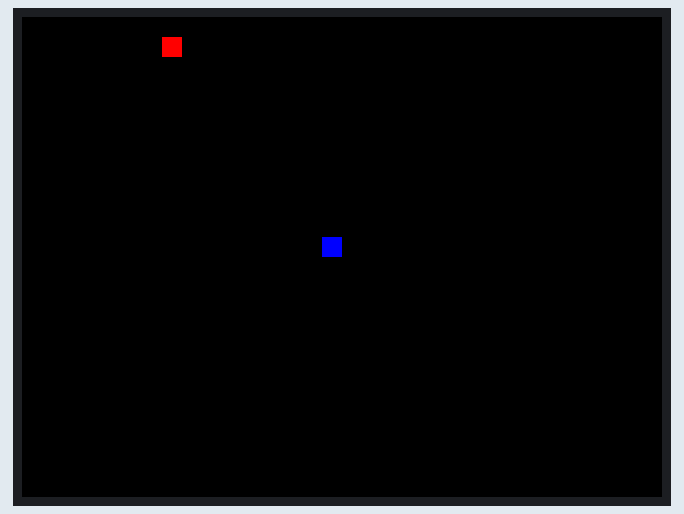
Simulated run of this sketch. Board: Arduino Uno, built with avr-gcc and run on an emulated ATmega328P. Parts: 320×240 colour display. Random numbers use the default seed unless the sketch sets one.

Above: at 0.27 s.
At 5.21 s:
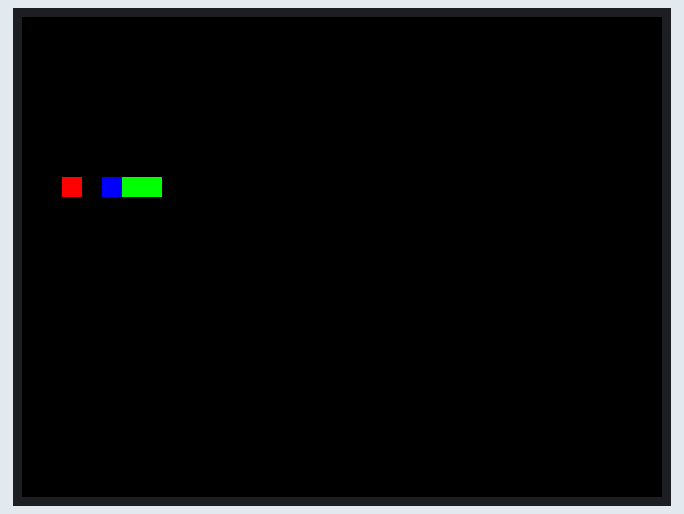
At 10.16 s:
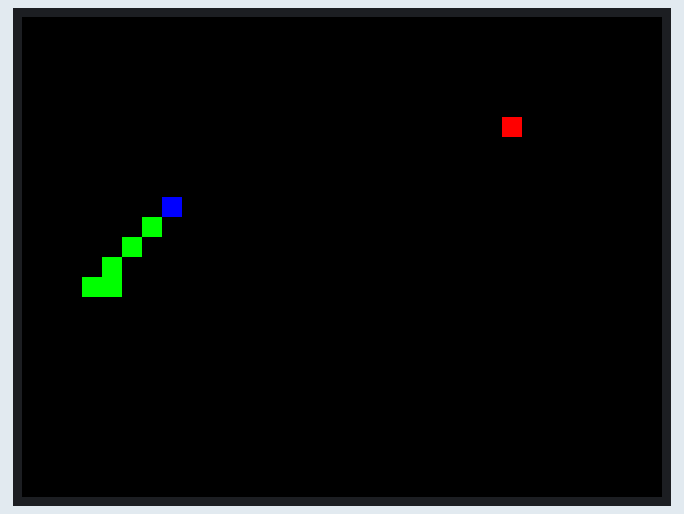
At 20.11 s:
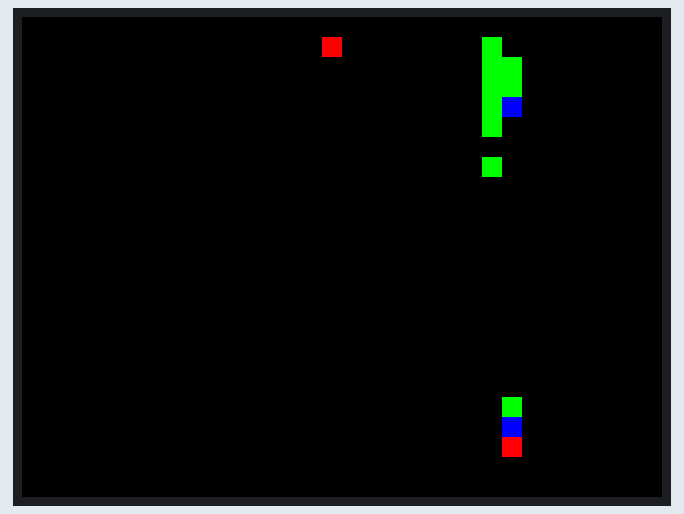
At 30.06 s:
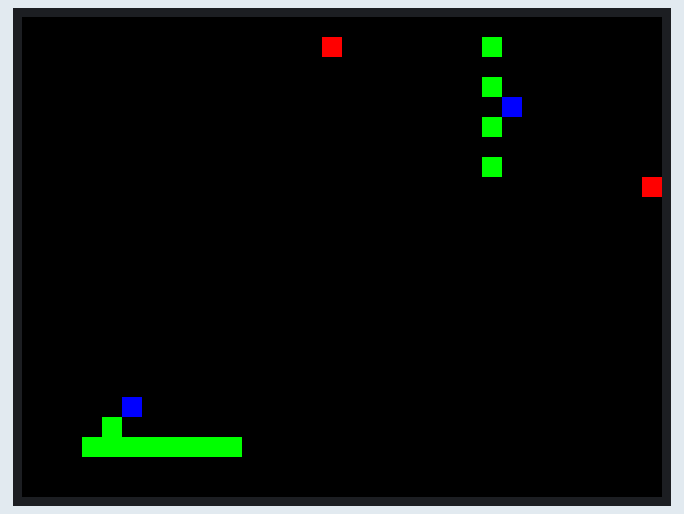
At 39.93 s:
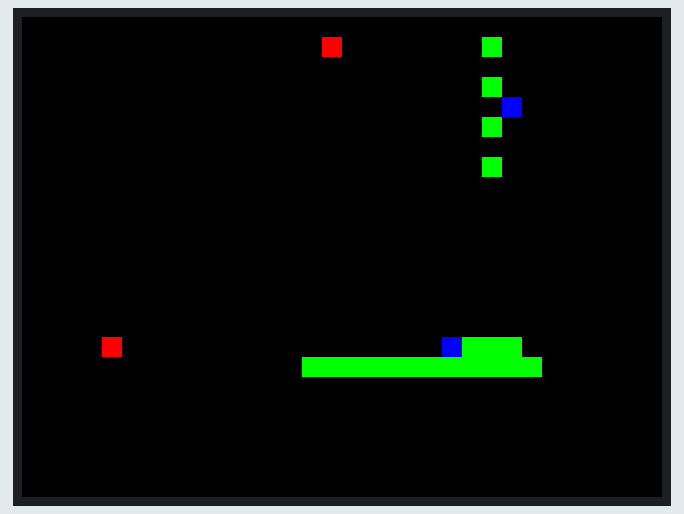

The sketch:

PET_SNAKE_V1.9.ino
```cpp
#include <MCUFRIEND_kbv.h>
MCUFRIEND_kbv tft;

#define TFT_BLACK   0x0000
#define TFT_BLUE    0x001F
#define TFT_RED     0xF800
#define TFT_GREEN   0x07E0
#define TFT_CYAN    0x07FF
#define TFT_MAGENTA 0xF81F
#define TFT_YELLOW  0xFFE0
#define TFT_WHITE   0xFFFF

// Game variables
int snakeX[100], snakeY[100], numSegments;
int appleX, appleY;
int dirX, dirY;

// Grid size
int gridSize = 10;

void setup() {
  uint16_t ID = tft.readID();
    tft.begin(ID);
    tft.setRotation(1);
    tft.fillScreen(TFT_BLACK);
  startGame();
}

void loop() {
  int oldTailX = snakeX[numSegments - 1];
  int oldTailY = snakeY[numSegments - 1];

  moveSnake();

  if (snakeX[0] == appleX && snakeY[0] == appleY) eatApple();

  if (checkCollision()) startGame();

  // Erase old tail position
  tft.fillRect(oldTailX, oldTailY, gridSize, gridSize, TFT_BLACK);

  drawSnake();

  delay(100);
}

void startGame() {
  numSegments = 1;
  snakeX[0] = (tft.width() / gridSize) / 2 * gridSize;
  snakeY[0] = (tft.height() / gridSize) / 2 * gridSize;

  spawnApple();
}

void spawnApple() {
  appleX = random(tft.width() / gridSize) * gridSize;
  appleY = random(tft.height() / gridSize) * gridSize;

  // Draw apple
  tft.fillRect(appleX, appleY, gridSize, gridSize, TFT_RED);
}

void moveSnake() {
  // Simple AI: move in the direction of the apple
  dirX = (appleX > snakeX[0]) ? gridSize : (appleX < snakeX[0]) ? -gridSize : 0;
  dirY = (appleY > snakeY[0]) ? gridSize : (appleY < snakeY[0]) ? -gridSize : 0;

  // Shift segments down the array
  for (int i=numSegments-1; i>0; i--) {
    snakeX[i] = snakeX[i-1];
    snakeY[i] = snakeY[i-1];
  }

  // Move head
  snakeX[0] += dirX;
  snakeY[0] += dirY;
}

bool checkCollision() {
    for(int i=1; i<numSegments; i++) {
        if(snakeX[0] == snakeX[i] && snakeY[0] == snakeY[i]) {
            return true;
        }
    }
    return false;
}

void eatApple() {
    // Add new segment at position offset from head
    snakeX[numSegments] = snakeX[numSegments-1] - dirX;
    snakeY[numSegments] = snakeY[numSegments-1] - dirY;

    numSegments++;

    spawnApple();
}

void drawSnake() {
    // Draw new head position
    tft.fillRect(snakeX[0],snakeY[0],gridSize,gridSize,TFT_BLUE);

    // Draw rest of the body
    for (int i=1; i<numSegments; i++) {
        tft.fillRect(snakeX[i],snakeY[i],gridSize,gridSize,TFT_GREEN);
    }
}
```
